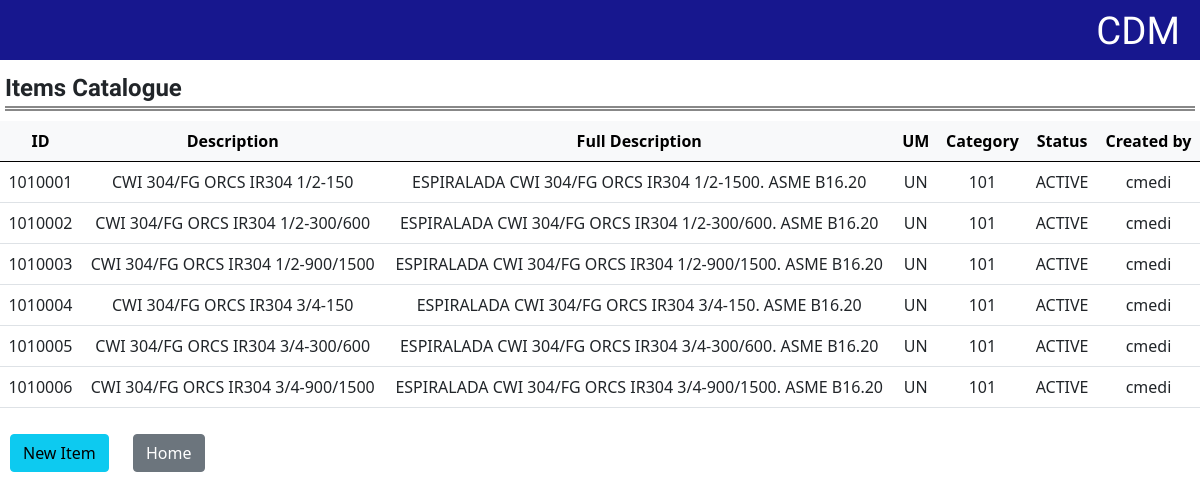
Page /get_items on the earlier database version.
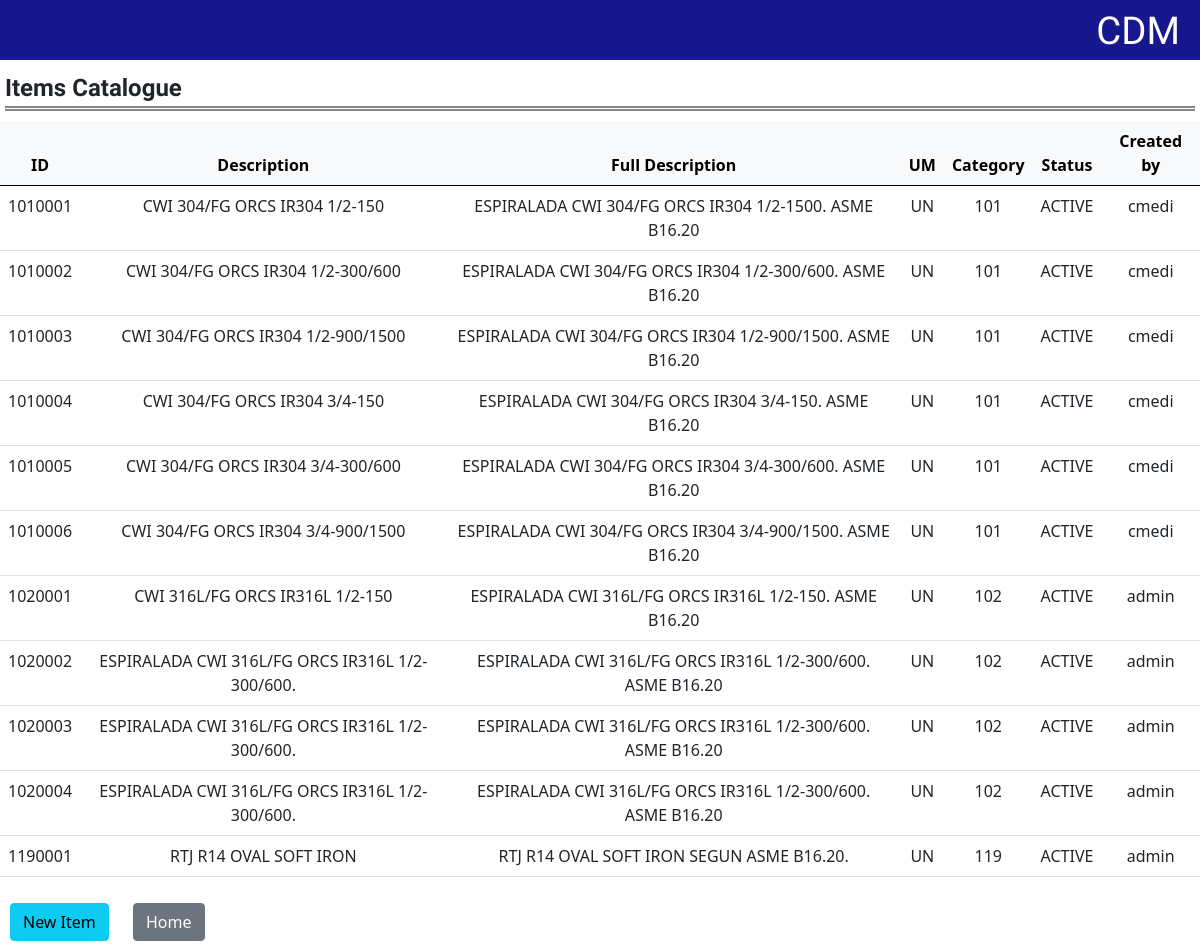
Same page on the later database version.
### tables this page shows
CREATE TABLE items (id INTEGER NOT NULL UNIQUE, description TEXT NOT NULL, full_description TEXT, um TEXT NOT NULL DEFAULT UN, category_id INTEGER NOT NULL, status TEXT NOT NULL DEFAULT active, created_by TEXT, FOREIGN KEY (category_id) REFERENCES item_categories (id) ON DELETE RESTRICT, FOREIGN KEY (created_by) REFERENCES users (username) ON DELETE SET NULL);

### app.py (the view)
@app.route ("/get_items", methods = ["GET"])
def get_items():
    items = db.execute("SELECT * FROM items")
    return render_template("items.html", items=items)

### app.py (called while the page is built)
@app.after_request
def after_request(response):
    response.headers["Cache-Control"] = "no-cache, no-store, must-revalidate"
    response.headers["Expires"] = 0
    response.headers["Pragma"] = "no-cache"
    return response

### templates/items.html (shortened to what this page needs)
{% extends "layout.html" %}
{% block body %}
    <div class="page-title">Items Catalogue</div>
    <table class="table" style="text-align: center">
        <thead class="table-light">
            <tr>
                <th>ID</th>
                <th>Description</th>
                <th>Full Description</th>
                <th>UM</th>
                <th>Category</th>
                <th>Status</th>
                <th>Created by</th>
            </tr>
        </thead>
        <tbody>
            {% for item in items %}
            <tr>
                <td>{{ item["id"] }}</td>
                <td>{{ item["description"] }}</td>
                <td>{{ item["full_description"] }}</td>
                <td>{{ item["um"] }}</td>
                <td>{{ item["category_id"] }}</td>
                <td>{{ item["status"] }}</td>
                <td>{{ item["created_by"] }}</td>
            </tr>
            {% endfor %}
        </tbody>
    </table>
    <div>
        <form method="get" action="/create_item" style="display: inline-block; padding: 10px">
            <button class="btn btn-info" type="submit">New Item</button>
        </form>
        <form method="get" action="/" style="display: inline-block; padding: 10px">
            <button class="btn btn-secondary" type="submit">Home</button>
        </form>
    </div>
{% endblock %}

Differences in the rows shown:
added items: id "1020001", description "CWI 316L/FG ORCS IR316L 1/2-150", full_description "ESPIRALADA CWI 316L/FG ORCS IR316L 1/2-150. ASME B16.20", um "UN", category_id "102", status "ACTIVE", created_by "admin"
added items: id "1020002", description "ESPIRALADA CWI 316L/FG ORCS IR316L 1/2-300/600.", full_description "ESPIRALADA CWI 316L/FG ORCS IR316L 1/2-300/600. ASME B16.20", um "UN", category_id "102", status "ACTIVE", created_by "admin"
added items: id "1020003", description "ESPIRALADA CWI 316L/FG ORCS IR316L 1/2-300/600.", full_description "ESPIRALADA CWI 316L/FG ORCS IR316L 1/2-300/600. ASME B16.20", um "UN", category_id "102", status "ACTIVE", created_by "admin"
added items: id "1020004", description "ESPIRALADA CWI 316L/FG ORCS IR316L 1/2-300/600.", full_description "ESPIRALADA CWI 316L/FG ORCS IR316L 1/2-300/600. ASME B16.20", um "UN", category_id "102", status "ACTIVE", created_by "admin"
added items: id "1190001", description "RTJ R14 OVAL SOFT IRON", full_description "RTJ R14 OVAL SOFT IRON SEGUN ASME B16.20.", um "UN", category_id "119", status "ACTIVE", created_by "admin"
